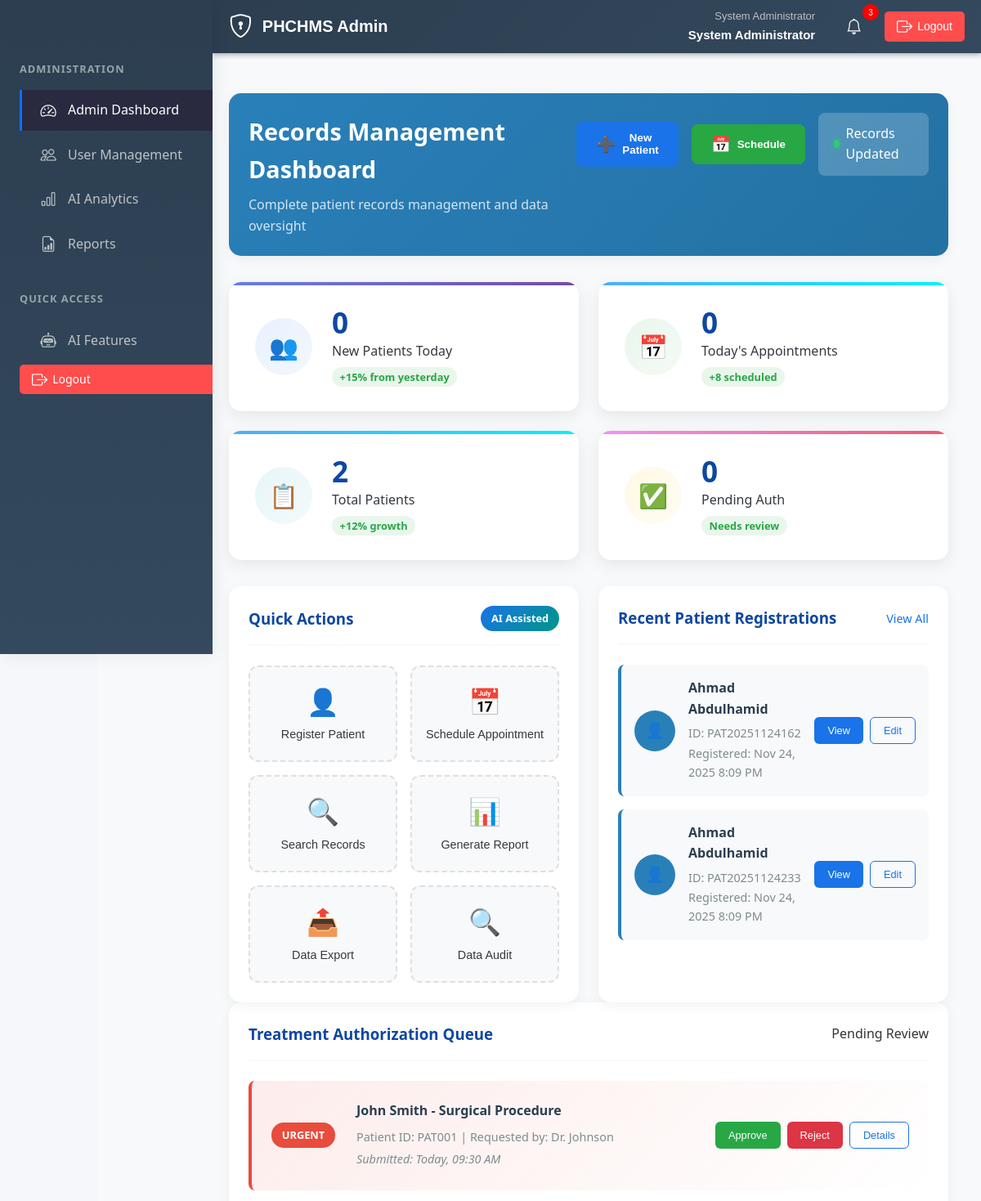
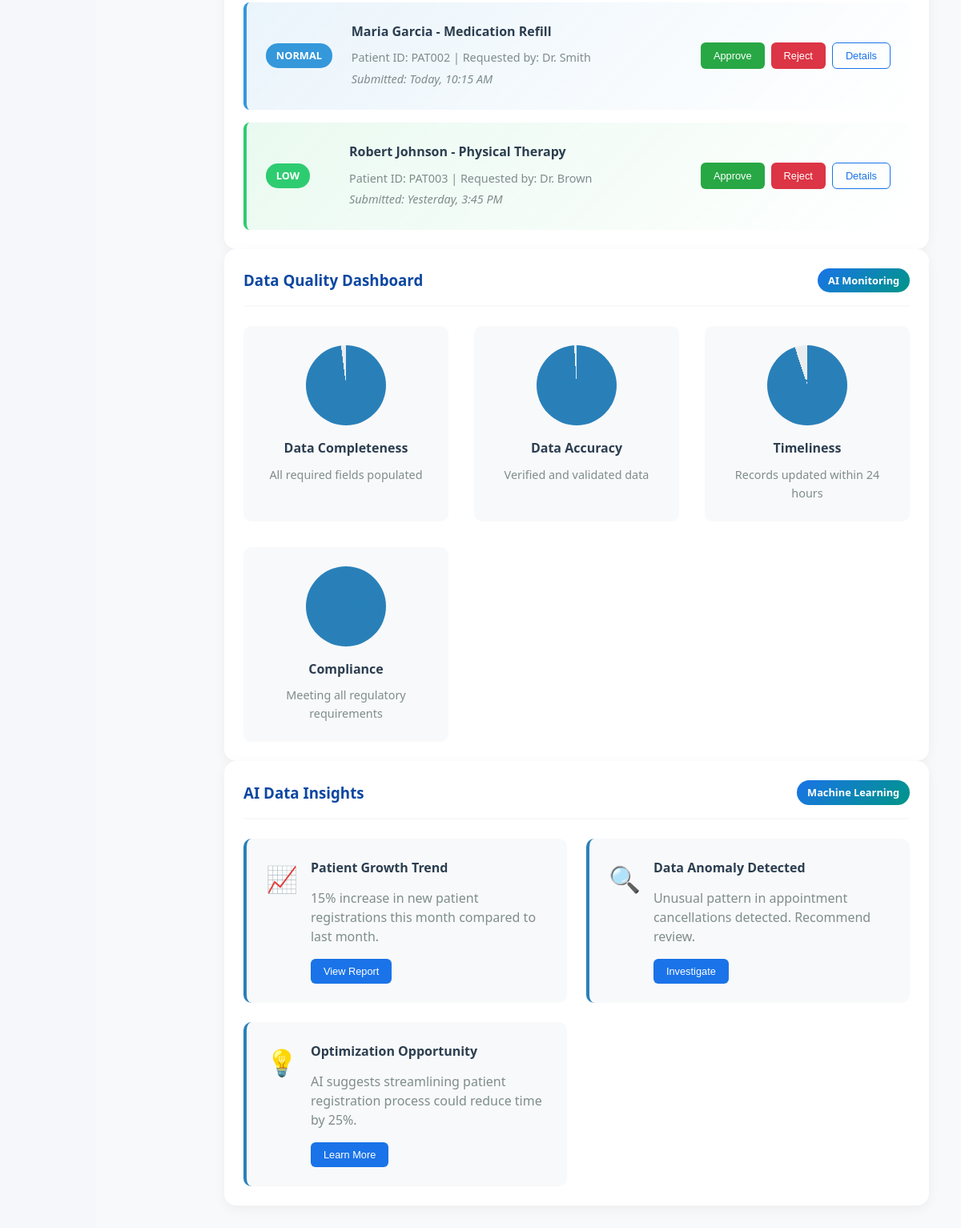
The page /modules/records/index.php (signed in) on the database its author committed (2 pictures, top to bottom).
### tables this page shows
CREATE TABLE `patients` (
  `id` int(11) NOT NULL,
  `patient_id` varchar(20) NOT NULL,
  `full_name` varchar(100) NOT NULL,
  `date_of_birth` date DEFAULT NULL,
  `gender` enum('Male','Female','Other') DEFAULT NULL,
  `address` text DEFAULT NULL,
  `phone` varchar(20) DEFAULT NULL,
  `email` varchar(100) DEFAULT NULL,
  `emergency_contact` varchar(100) DEFAULT NULL,
  `blood_type` varchar(5) DEFAULT NULL,
  `allergies` text DEFAULT NULL,
  `medical_history` text DEFAULT NULL,
  `created_at` timestamp NOT NULL DEFAULT current_timestamp()
);

### modules/records/index.php (the view, shortened to what the rows shown need)
<?php
$database = new Database();
$db = $database->getConnection();
$query = "SELECT * FROM patients ORDER BY created_at DESC LIMIT 5";
$stmt = $db->prepare($query);
$stmt->execute();
$recent_patients = $stmt->fetchAll(PDO::FETCH_ASSOC);
require_once '../../includes/header.php';
require_once '../../includes/sidebar.php';
?>
<!DOCTYPE html>
<html lang="en">
<head>
    <link rel="stylesheet" href="../../assets/css/style.css">
    <link rel="stylesheet" href="../../assets/css/dashboard.css">
</head>
<body>
        <div class="main-content">
            <div class="content-header records-content-header">
                <div class="header-left">
                    <h2>Records Management Dashboard</h2>
                </div>
            </div>
            <div class="content-grid">
                <div class="content-card">
                    <div class="recent-patients">
                        <?php if (count($recent_patients) > 0): ?>
                            <?php foreach ($recent_patients as $patient): ?>
                            <div class="patient-item">
                                <div class="patient-avatar">
                                    <span class="avatar-icon">👤</span>
                                </div>
                                <div class="patient-info">
                                    <h4><?php echo $patient['full_name']; ?></h4>
                                    <p class="patient-id">ID: <?php echo $patient['patient_id']; ?></p>
                                    <p class="registration-date">
                                        Registered: <?php echo date('M j, Y g:i A', strtotime($patient['created_at'])); ?>
                                    </p>
                                </div>
                                <div class="patient-actions">
                                    <button class="btn-action btn-primary" onclick="viewPatient(<?php echo $patient['id']; ?>)">
                                        View
                                    </button>
                                    <button class="btn-action btn-outline" onclick="editPatient(<?php echo $patient['id']; ?>)">
                                        Edit
                                    </button>
                                </div>
                            </div>
                            <?php endforeach; ?>
                        <?php else: ?>
                            <div class="no-patients">
                                <p>No recent patient registrations.</p>
                            </div>
                        <?php endif; ?>
                    </div>
                </div>
            </div>
        </div>
    </div>
</body>
</html>

### rows shown on the page
patients: full_name "Ahmad Abdulhamid", patient "PAT20251124162", created_at "Nov 24, 2025 8:09 PM"
patients: full_name "Ahmad Abdulhamid", patient "PAT20251124233", created_at "Nov 24, 2025 8:09 PM"

### other values the page prints
$user_role "Admin"
$_SESSION['full_name'] "System Administrator"
$stats['new_patients_today'] "0"
$stats['today_appointments'] "0"
$stats['total_patients'] "2"
$stats['pending_authorizations'] "0"
